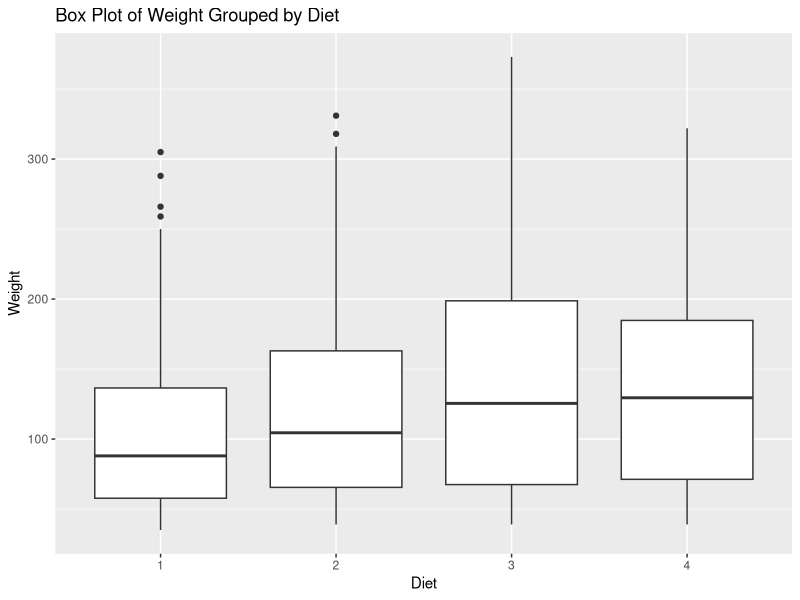
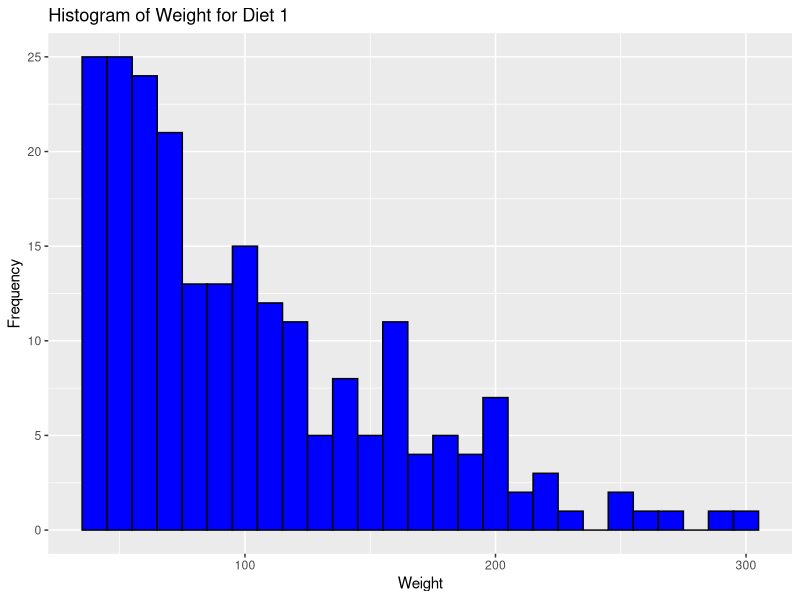
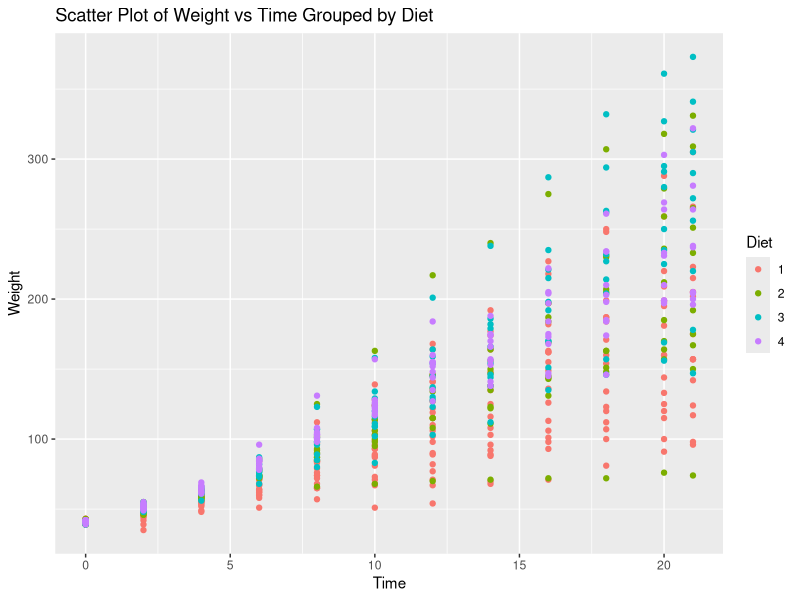

The R script that drew these images, in order:
# Load the necessary library
library(ggplot2)

# Create a box plot
boxplot_plot <- ggplot(ChickWeight, aes(x = Diet, y = weight)) +
  geom_boxplot() +
  labs(title = "Box Plot of Weight Grouped by Diet", x = "Diet", y = "Weight")

print(boxplot_plot)

# Filter the data for Diet category 1
diet_1_data <- ChickWeight[ChickWeight$Diet == 1,]

# Create a histogram
histogram_plot <- ggplot(diet_1_data, aes(x = weight)) +
  geom_histogram(binwidth = 10, fill = "blue", color = "black") +
  labs(title = "Histogram of Weight for Diet 1", x = "Weight", y = "Frequency")

print(histogram_plot)

# Create a scatter plot
scatter_plot <- ggplot(ChickWeight, aes(x = Time, y = weight, color = factor(Diet))) +
  geom_point() +
  labs(title = "Scatter Plot of Weight vs Time Grouped by Diet", x = "Time", y = "Weight") +
  scale_color_discrete(name = "Diet")

print(scatter_plot)

